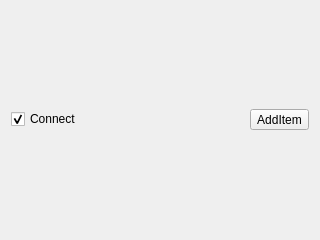
<?xml version="1.0" encoding="UTF-8"?>
<ui version="4.0">
 <class>DebugTerminal</class>
 <widget class="QDialog" name="DebugTerminal">
  <property name="geometry">
   <rect>
    <x>0</x>
    <y>0</y>
    <width>320</width>
    <height>240</height>
   </rect>
  </property>
  <property name="windowTitle">
   <string>Dialog</string>
  </property>
  <layout class="QVBoxLayout" name="verticalLayout">
   <item>
    <layout class="QHBoxLayout" name="horizontalLayout">
     <item>
      <widget class="QCheckBox" name="ConnectedCheckBox">
       <property name="text">
        <string>Connect</string>
       </property>
       <property name="checked">
        <bool>true</bool>
       </property>
      </widget>
     </item>
     <item>
      <widget class="QToolButton" name="AddItem">
       <property name="text">
        <string>AddItem</string>
       </property>
      </widget>
     </item>
    </layout>
   </item>
  </layout>
 </widget>
 <resources/>
 <connections/>
</ui>
